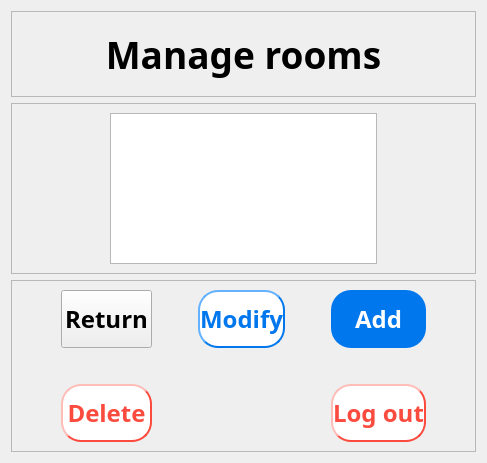
           <widget class="QWidget" name="manage_room_page22">
            <layout class="QGridLayout" name="gridLayout_129">
             <item row="0" column="0">
              <layout class="QVBoxLayout" name="verticalLayout_39" stretch="1,2,2">
               <item>
                <widget class="QFrame" name="frame_64">
                 <property name="frameShape">
                  <enum>QFrame::StyledPanel</enum>
                 </property>
                 <property name="frameShadow">
                  <enum>QFrame::Raised</enum>
                 </property>
                 <layout class="QGridLayout" name="gridLayout_131">
                  <item row="0" column="0">
                   <layout class="QGridLayout" name="gridLayout_130">
                    <item row="0" column="0">
                     <widget class="QLabel" name="label_56">
                      <property name="font">
                       <font>
                        <family>Bahnschrift SemiBold</family>
                        <pointsize>28</pointsize>
                        <weight>75</weight>
                        <bold>true</bold>
                       </font>
                      </property>
                      <property name="text">
                       <string>Manage rooms</string>
                      </property>
                      <property name="alignment">
                       <set>Qt::AlignCenter</set>
                      </property>
                     </widget>
                    </item>
                   </layout>
                  </item>
                 </layout>
                </widget>
               </item>
               <item>
                <widget class="QFrame" name="frame_63">
                 <property name="frameShape">
                  <enum>QFrame::StyledPanel</enum>
                 </property>
                 <property name="frameShadow">
                  <enum>QFrame::Raised</enum>
                 </property>
                 <layout class="QGridLayout" name="gridLayout_133">
                  <item row="0" column="0">
                   <layout class="QGridLayout" name="gridLayout_132" columnstretch="1,3,1">
                    <item row="0" column="1">
                     <widget class="QTableWidget" name="rooms">
                      <property name="font">
                       <font>
                        <family>Bahnschrift SemiBold</family>
                        <pointsize>18</pointsize>
                        <weight>75</weight>
                        <bold>true</bold>
                       </font>
                      </property>
                     </widget>
                    </item>
                    <item row="0" column="0">
                     <spacer name="horizontalSpacer_95">
                      <property name="orientation">
                       <enum>Qt::Horizontal</enum>
                      </property>
                      <property name="sizeHint" stdset="0">
                       <size>
                        <width>40</width>
                        <height>20</height>
                       </size>
                      </property>
                     </spacer>
                    </item>
                    <item row="0" column="2">
                     <spacer name="horizontalSpacer_96">
                      <property name="orientation">
                       <enum>Qt::Horizontal</enum>
                      </property>
                      <property name="sizeHint" stdset="0">
                       <size>
                        <width>40</width>
                        <height>20</height>
                       </size>
                      </property>
                     </spacer>
                    </item>
                   </layout>
                  </item>
                 </layout>
                </widget>
               </item>
               <item>
                <widget class="QFrame" name="frame_62">
                 <property name="frameShape">
                  <enum>QFrame::StyledPanel</enum>
                 </property>
                 <property name="frameShadow">
                  <enum>QFrame::Raised</enum>
                 </property>
                 <layout class="QGridLayout" name="gridLayout_135">
                  <item row="0" column="0">
                   <layout class="QGridLayout" name="gridLayout_134" rowstretch="2,1,2" columnstretch="1,2,1,2,1,2,1">
                    <item row="0" column="1">
                     <widget class="QPushButton" name="to_admin_page_3">
                      <property name="sizePolicy">
                       <sizepolicy hsizetype="Minimum" vsizetype="Expanding">
                        <horstretch>0</horstretch>
                        <verstretch>0</verstretch>
                       </sizepolicy>
                      </property>
                      <property name="font">
                       <font>
                        <family>Bahnschrift SemiBold</family>
                        <pointsize>18</pointsize>
                        <weight>75</weight>
                        <bold>true</bold>
                       </font>
                      </property>
                      <property name="text">
                       <string>Return</string>
                      </property>
                     </widget>
                    </item>
                    <item row="2" column="5">
                     <widget class="QPushButton" name="to_sign_in_page_6">
                      <property name="sizePolicy">
                       <sizepolicy hsizetype="Minimum" vsizetype="Expanding">
                        <horstretch>0</horstretch>
                        <verstretch>0</verstretch>
                       </sizepolicy>
                      </property>
                      <property name="font">
                       <font>
                        <family>Bahnschrift SemiBold</family>
                        <pointsize>18</pointsize>
                        <weight>75</weight>
                        <bold>true</bold>
                       </font>
                      </property>
                      <property name="styleSheet">
                       <string notr="true">QPushButton{background-color: rgb(255,255,255); border-radius:20px; color:rgb(251, 74, 62);border-width:2px;border-color:rgb(251, 74, 62);border-style:outset;}</string>
                      </property>
                      <property name="text">
                       <string>Log out</string>
                      </property>
                     </widget>
                    </item>
                    <item row="0" column="2">
                     <spacer name="horizontalSpacer_99">
                      <property name="orientation">
                       <enum>Qt::Horizontal</enum>
                      </property>
                      <property name="sizeHint" stdset="0">
                       <size>
                        <width>40</width>
                        <height>20</height>
                       </size>
                      </property>
                     </spacer>
                    </item>
                    <item row="0" column="3">
                     <widget class="QPushButton" name="to_room_op_page">
                      <property name="sizePolicy">
                       <sizepolicy hsizetype="Minimum" vsizetype="Expanding">
                        <horstretch>0</horstretch>
                        <verstretch>0</verstretch>
                       </sizepolicy>
                      </property>
                      <property name="font">
                       <font>
                        <family>Bahnschrift SemiBold</family>
                        <pointsize>18</pointsize>
                        <weight>75</weight>
                        <bold>true</bold>
                       </font>
                      </property>
                      <property name="styleSheet">
                       <string notr="true">QPushButton{background-color: rgb(255,255,255); border-radius:20px; color:rgb(0, 119, 237);border-width:2px;border-color:rgb(0, 119, 237);border-style:outset;}</string>
                      </property>
                      <property name="text">
                       <string>Modify</string>
                      </property>
                     </widget>
                    </item>
                    <item row="0" column="0">
                     <spacer name="horizontalSpacer_98">
                      <property name="orientation">
                       <enum>Qt::Horizontal</enum>
                      </property>
                      <property name="sizeHint" stdset="0">
                       <size>
                        <width>40</width>
                        <height>20</height>
                       </size>
                      </property>
                     </spacer>
                    </item>
                    <item row="0" column="6">
                     <spacer name="horizontalSpacer_97">
                      <property name="orientation">
                       <enum>Qt::Horizontal</enum>
                      </property>
                      <property name="sizeHint" stdset="0">
                       <size>
                        <width>40</width>
                        <height>20</height>
                       </size>
                      </property>
                     </spacer>
                    </item>
                    <item row="0" column="4">
                     <spacer name="horizontalSpacer_100">
                      <property name="orientation">
                       <enum>Qt::Horizontal</enum>
                      </property>
                      <property name="sizeHint" stdset="0">
                       <size>
                        <width>40</width>
                        <height>20</height>
                       </size>
                      </property>
                     </spacer>
                    </item>
                    <item row="2" column="1">
                     <widget class="QPushButton" name="delete_room">
                      <property name="sizePolicy">
                       <sizepolicy hsizetype="Minimum" vsizetype="Expanding">
                        <horstretch>0</horstretch>
                        <verstretch>0</verstretch>
                       </sizepolicy>
                      </property>
                      <property name="font">
                       <font>
                        <family>Bahnschrift SemiBold</family>
                        <pointsize>18</pointsize>
                        <weight>75</weight>
                        <bold>true</bold>
                       </font>
                      </property>
                      <property name="styleSheet">
                       <string notr="true">QPushButton{background-color: rgb(255,255,255); border-radius:20px; color:rgb(251, 74, 62);border-width:2px;border-color:rgb(251, 74, 62);border-style:outset;}</string>
                      </property>
                      <property name="text">
                       <string>Delete</string>
                      </property>
                     </widget>
                    </item>
                    <item row="0" column="5">
                     <widget class="QPushButton" name="to_add_room_page">
                      <property name="sizePolicy">
                       <sizepolicy hsizetype="Minimum" vsizetype="Expanding">
                        <horstretch>0</horstretch>
                        <verstretch>0</verstretch>
                       </sizepolicy>
                      </property>
                      <property name="font">
                       <font>
                        <family>Bahnschrift SemiBold</family>
                        <pointsize>18</pointsize>
                        <weight>75</weight>
                        <bold>true</bold>
                       </font>
                      </property>
                      <property name="styleSheet">
                       <string notr="true">QPushButton{background-color: rgb(0, 119, 237); border-radius:20px; color:rgb(255,255,255);}</string>
                      </property>
                      <property name="text">
                       <string>Add</string>
                      </property>
                     </widget>
                    </item>
                    <item row="1" column="1">
                     <spacer name="verticalSpacer_53">
                      <property name="orientation">
                       <enum>Qt::Vertical</enum>
                      </property>
                      <property name="sizeHint" stdset="0">
                       <size>
                        <width>20</width>
                        <height>40</height>
                       </size>
                      </property>
                     </spacer>
                    </item>
                   </layout>
                  </item>
                 </layout>
                </widget>
               </item>
              </layout>
             </item>
            </layout>
           </widget>
